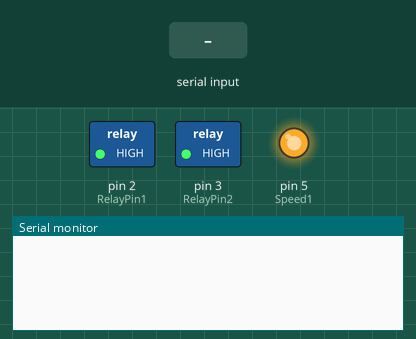
This sketch was run on a simulated Arduino Uno, built with avr-gcc and run on an emulated ATmega328P. On the bench: switched loads named in the sketch (green lamp = pin HIGH), output pins drawn as LEDs (lit = HIGH), the last lines printed to the serial monitor. The inputs (shaded band) are chosen by the test bench.

Above: at 1.2 s.
1.3 s: "room bulb on" received over Serial
At 3.5 s:
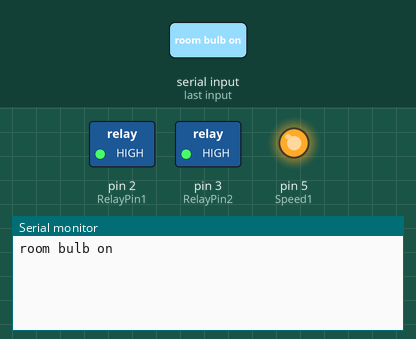
3.8 s: "room bulb off" received over Serial
At 5.6 s:
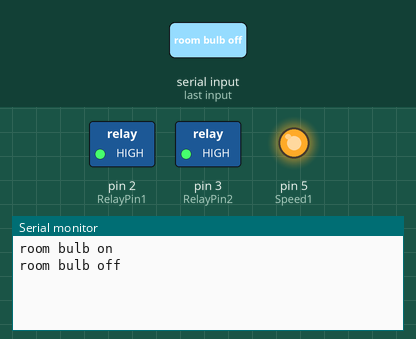
6.3 s: "kitchen bulb on" received over Serial
At 8.7 s:
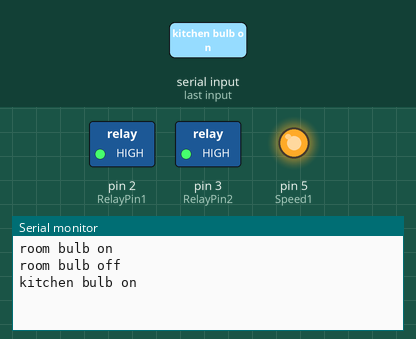

The sketch:

ardruino_bluetooth.ino
```cpp
#define RelayPin1 2 //room
#define RelayPin2 3  //kitchen
// #define RelayPin3 4 //controller room
#define Speed1 5
// #define Speed2 6
// #define Speed4 7


void setup()
{
  // put your setup code here, to run once:

  Serial.begin(9600);
  pinMode(RelayPin1, OUTPUT);
  pinMode(RelayPin2, OUTPUT);
//   pinMode(RelayPin3, OUTPUT);
  digitalWrite(RelayPin1, HIGH);
  digitalWrite(RelayPin2, HIGH);
//   digitalWrite(RelayPin3, HIGH);
  // Debug console
  pinMode(Speed1, OUTPUT);
//   pinMode(Speed2, OUTPUT);
//   pinMode(Speed4, OUTPUT);
  //Initially the fan will be in OFF state
  digitalWrite(Speed1, HIGH);
//   digitalWrite(Speed2, HIGH);
//   digitalWrite(Speed4, HIGH);

}

void loop() {
  // put your main code here, to run repeatedly:
  if(Serial.available() == 1)
  {
    String val = Serial.readString();
    Serial.println(val);

    if(val == "room bulb on")
    {
      digitalWrite(2, LOW);
    }
    if(val == "room bulb off")
    {
      digitalWrite(2, HIGH);
    }
    if(val == "kitchen bulb on")
    {
      digitalWrite(3, LOW);
    }
    if(val == "kitchen bulb off")
    {
      digitalWrite(3, HIGH);
    }
//     if(val == "controller room bulb on")
//     {
//       digitalWrite(4, LOW);
//     }
//     if(val == "controller room bulb off")
//     {
//       digitalWrite(4, HIGH);
//     }
   if(val="all bulb on")
   {
    digitalWrite(2, LOW);
    digitalWrite(3, LOW);
    digitalWrite(4, LOW);
    }
       if(val="all bulb off")
   {
    digitalWrite(2, HIGH);
    digitalWrite(3, HIGH);
    digitalWrite(4, HIGH);
    }

    if (val== "fan off")
  {
    //All realys Off - Fan Off

    digitalWrite(Speed1, HIGH);
//     digitalWrite(Speed2, LOW);
//     digitalWrite(Speed4, LOW);
   }
     if (val== "fan on")
  {
    //All realys Off - Fan Off

    digitalWrite(Speed1, LOW);
//     digitalWrite(Speed2, LOW);
//     digitalWrite(Speed4, LOW);
    }

//   if (val == "fan speed one ")
//   {
//     //Speed1 Relay On - Fan at speed 1

//     digitalWrite(Speed1, HIGH);
//     digitalWrite(Speed2, HIGH);
//     digitalWrite(Speed4, HIGH);
//     delay(500);
//     digitalWrite(Speed1, LOW);
//   }

//   if (val="fan speed two ")
//   {
//     //Speed2 Relay On - Fan at speed 2

//     digitalWrite(Speed1, HIGH);
//     digitalWrite(Speed2, HIGH);
//     digitalWrite(Speed4, HIGH);
//     delay(500);
//     digitalWrite(Speed2, LOW);
//   }

//   if (val="fan speed three")
//   {
//     //Speed1 & Speed2 Relays On - Fan at speed 3

//     digitalWrite(Speed1, HIGH);
//     digitalWrite(Speed2, HIGH);
//     digitalWrite(Speed4, HIGH);
//     delay(500);
//     digitalWrite(Speed1, LOW);
//     digitalWrite(Speed2, LOW);
//   }

//   if (val="fan speed four")
//   {
//     //Speed4 Relay On - Fan at speed 4

//     digitalWrite(Speed1, HIGH);
//     digitalWrite(Speed2, HIGH);
//     digitalWrite(Speed4, HIGH);
//     delay(500);
//     digitalWrite(Speed4, LOW);
//   }

}
}
```

Measured:
- after the input at 1.3 s, the serial monitor: prints a new line after 1.0 s (image 1)
- after the input at 3.8 s, the serial monitor: prints a new line after 1.0 s (image 2)
- after the input at 6.3 s, the serial monitor: prints a new line after 1.0 s (image 3)
